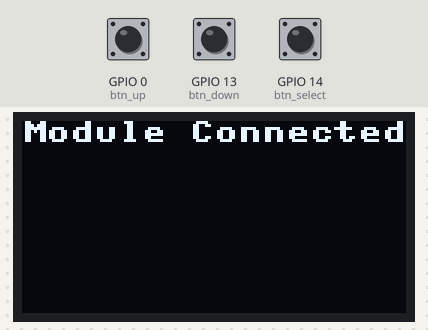
The program below on a simulated ESP8266 board running MicroPython. Shown: 128×64 one-colour display. The inputs (shaded band) are chosen by the test bench; at power-on: GPIO 0 (btn_up) HIGH, GPIO 13 (btn_down) HIGH, GPIO 14 (btn_select) HIGH. The modem accepts every AT command (registered, SIM ready, sends succeed) and sends nothing else. At 9.3 s the program stops and its outputs stay as they are.

Above: at 2.1 s.
At 7.3 s:
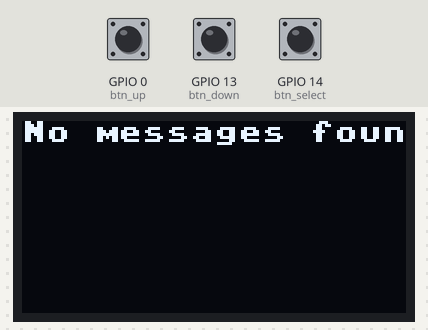
7.4 s: GPIO 0 (btn_up) pulled LOW for 0.15 s
At 7.7 s:
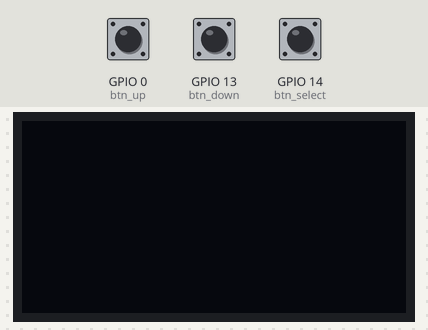
9.0 s: GPIO 0 (btn_up) pulled LOW for 1 s
At 9.7 s:
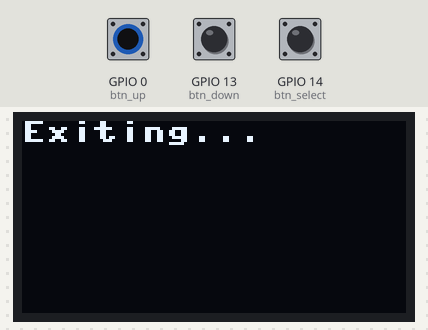
Timing chart, 0 to 10.8 s (numbered marks = the images above; inputs shaded):
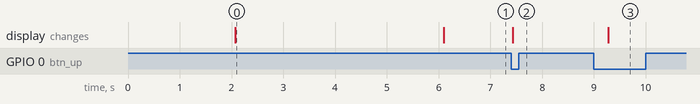

Measured:
- after the input at 7.4 s, the display: changes at once (image 2)
- after the input at 9.0 s, the display: changes after 0.28 s (image 3)
- what the display in image 0 shows lasts 4.0 s, from 2.1 s to 6.1 s

The program:

sMSReader.py
```python
from machine import Pin, I2C, UART
from ssd1306 import SSD1306_I2C
import utime

# OLED setup
i2c = I2C(scl=Pin(5), sda=Pin(4))  # Adjust pins based on your connection
oled = SSD1306_I2C(128, 64, i2c)

# SIM800L setup
uart = UART(0, baudrate=9600, tx=Pin(1), rx=Pin(3))

# Buttons setup
btn_up = Pin(0, Pin.IN, Pin.PULL_UP)
btn_down = Pin(13, Pin.IN, Pin.PULL_UP)
btn_select = Pin(14, Pin.IN, Pin.PULL_UP)
btn_exit = Pin(0, Pin.IN, Pin.PULL_UP)

# Global variables
sms_list = []
selected_index = 0

def send_command(command, delay=1):
    """Send AT command to SIM800L and return the response."""
    uart.write(command + '\r\n')
    utime.sleep(delay)
    if uart.any():
        return uart.read().decode('utf-8')
    return ""

def check_module_connection():
    """Check if the SIM800L module is connected."""
    response = send_command("AT", 2)  # Simple AT command to check connection
    if "OK" in response:
        return True
    return False

def fetch_sms_list():
    """Fetch the list of SMS messages."""
    global sms_list
    sms_list = []
    response = send_command("AT+CMGL=\"ALL\"", 2)  # List all SMS
    if "+CMGL:" in response:
        lines = response.split("\n")
        for line in lines:
            if "+CMGL:" in line:
                parts = line.split(",")
                index = parts[0].split(":")[1].strip()
                sender = parts[2].strip('"')
                sms_list.append((index, sender))
    else:
        sms_list = []

def display_sms_list():
    """Display SMS list on OLED with scrolling."""
    oled.fill(0)
    start_index = max(0, selected_index - 2)
    for i in range(start_index, min(len(sms_list), start_index + 4)):
        marker = ">" if i == selected_index else " "
        oled.text(f"{marker}{sms_list[i][1]}", 0, (i - start_index) * 10)
    oled.show()

def read_sms(index):
    """Read an SMS by index."""
    response = send_command(f"AT+CMGR={index}", 2)
    if "+CMGR:" in response:
        return response.split("\n")[2]  # Message body
    return "Failed to read message."

def display_message(message):
    """Display a selected SMS message."""
    oled.fill(0)
    lines = [message[i:i+20] for i in range(0, len(message), 20)]
    for i, line in enumerate(lines[:6]):
        oled.text(line, 0, i * 10)
    oled.show()

# Main program
oled.fill(0)
oled.text("Checking Module...", 0, 0)
oled.show()
if check_module_connection():
    oled.fill(0)
    oled.text("Module Connected", 0, 0)
    oled.show()
    utime.sleep(2)
    fetch_sms_list()
    if not sms_list:
        oled.fill(0)
        oled.text("No messages found", 0, 0)
        oled.show()
    else:
        display_sms_list()

    while True:
        if not btn_up.value():  # Scroll up
            selected_index = max(0, selected_index - 1)
            display_sms_list()
            utime.sleep(0.2)

        if not btn_down.value():  # Scroll down
            selected_index = min(len(sms_list) - 1, selected_index + 1)
            display_sms_list()
            utime.sleep(0.2)

        if not btn_select.value():  # Select message
            index = sms_list[selected_index][0]
            message = read_sms(index)
            display_message(message)
            utime.sleep(0.2)
            while True:
                if not btn_exit.value():  # Exit message view
                    display_sms_list()
                    break
                utime.sleep(0.1)

        if not btn_exit.value():  # Exit application
            oled.fill(0)
            oled.text("Exiting...", 0, 0)
            oled.show()
            break

        utime.sleep(0.1)
else:
    oled.fill(0)
    oled.text("Module not found", 0, 0)
    oled.show()
    utime.sleep(3)  # Wait for a few seconds before restarting or taking action
```
